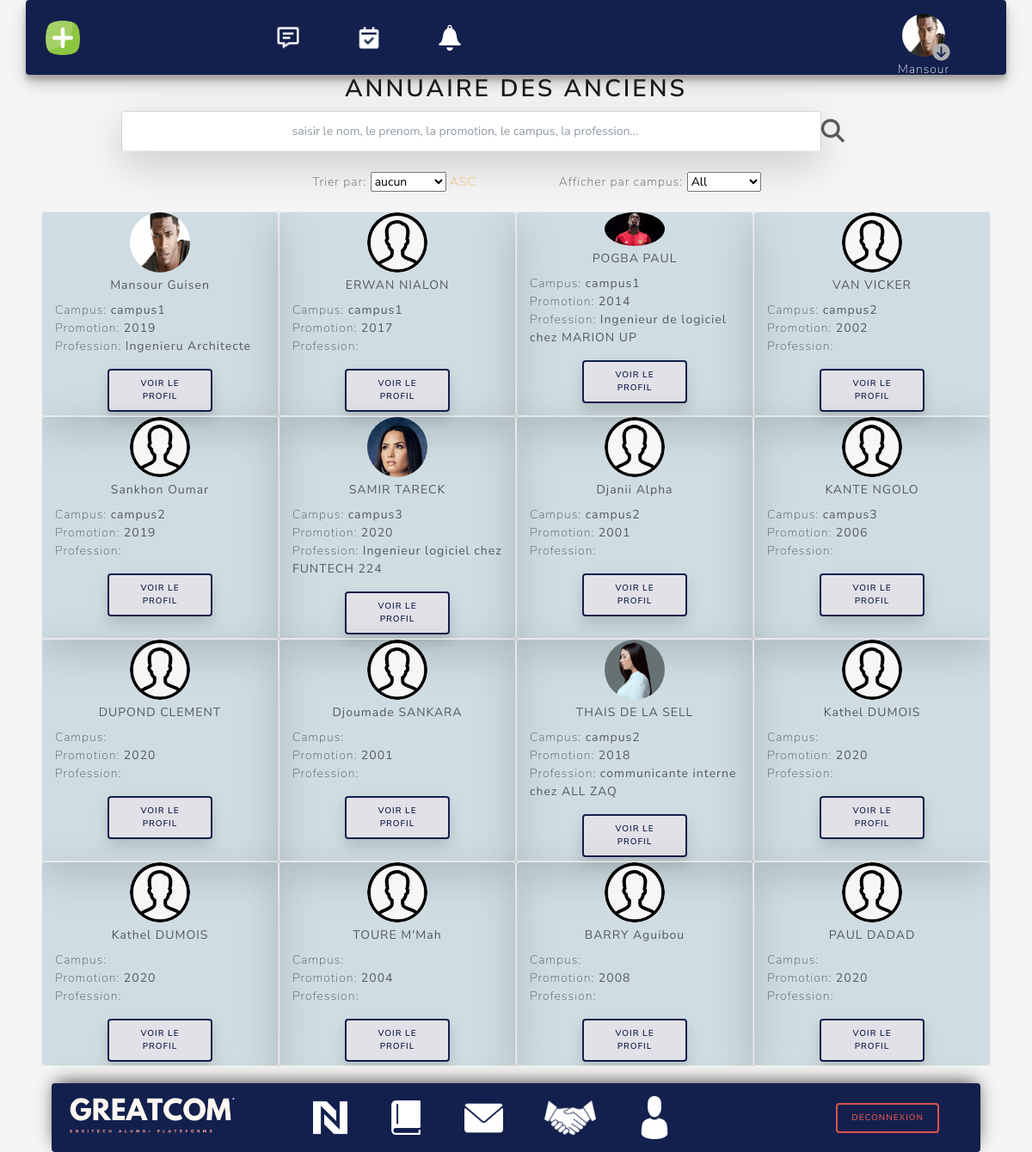
Page /vue/annuaire.php (signed in) on the committed database.
### tables this page shows
CREATE TABLE IF NOT EXISTS `utilisateur` (
  `id` int(30) NOT NULL AUTO_INCREMENT,
  `Photo` text,
  `Nom` varchar(255) DEFAULT NULL,
  `Prenom` varchar(255) DEFAULT NULL,
  `Mail` varchar(255) DEFAULT NULL,
  `Departement` int(11) DEFAULT NULL,
  `Annee_promotion` int(10) DEFAULT NULL,
  `profession` varchar(255) DEFAULT NULL,
  `campus` varchar(255) DEFAULT NULL,
  `Zone_de_texte` longtext,
  `Loginn` varchar(50) DEFAULT NULL,
  `Mdp` varchar(50) DEFAULT NULL,
  `Typee` enum('standard','admin') DEFAULT NULL,
  PRIMARY KEY (`id`)
);

### vue/annuaire.php (the view, shortened to what this page needs)
<!DOCTYPE html>
<html lang="fr">
<head>
    <link rel="stylesheet" href="https://cdn.jsdelivr.net/npm/bootswatch@4.5.2/dist/lux/bootstrap.min.css">
    <link rel="stylesheet" href="../styles/designY.css">
</head>
<body>
    <?php
    include_once('../partials/header.php');
    ?>
    <h2 class="text-center ">Annuaire des anciens </h2>
    <div class="container d-flex justify-content-center align-items-center ml-auto">
        <div class="  ml-5 d-flex justify-content-center align-items-center mb-2 w-100 ml-auto pl-5 ">
            <input type="search" placeholder="saisir le nom, le prenom, la promotion, le campus, la profession..." class="ml-5 form-control  text-center  shadow-lg border-bottom boder-dark  rounded  bg-light " id="myInput">
            <i class="fas fa-search w-25" style="font-size:27px"></i>
        </div>
    </div>
    <div class="ml-5 mt-3 d-flex justify-content-center align-items-center">
        <div class="mr-5" id="tri1">
            <label for="cars">Trier par: </label>
            <select id="tri_By">
                <option value="aucun">aucun</option>
            </select>
            <span class="text-warning">ASC</span>
        </div>
        <div class="ml-5" id="tri1">
            <label for="cars">Afficher par campus: </label>
            <select name="" id="show_by_campus">
                <option value="all_campus">All</option>
            </select>
        </div>
    </div>
    <div class="row annuaire_conten mx-5 my-3 overflow-auto h-100" id="annuaire_conten">
        <?php
        $stmt = $db->prepare("SELECT * FROM `utilisateur` ");
        $stmt->bindParam(':id_utlisateur_connecter', $id_user_conecter);
        $stmt->execute();
        $users_list = $stmt->fetchAll();
        foreach ($users_list as $row => $colonne) {
            $id_authe_user = $colonne['id'];
            $nom = $colonne['Nom'];
            $prenom = $colonne['Prenom'];
            $promotion = $colonne['Annee_promotion'];
            $campus = $colonne['campus'];
            $profession = $colonne['profession'];
            $profil = $colonne["Photo"];
            if (is_null($profil) or empty($profil)) {
                $profil = "../images/medias_users/profil_par_defaut.jpg";
            }
        ?>
            <div class="col-12 col-md-6 col-lg-4 col-xl-3  border shadow-lg pb-1 rounded memberAnnuaire">
                <div class="w-100 d-flex justify-content-center align-items-center">
                    <img src='<?= $profil ?>' class=' img-fluid UserProfil_qrs' alt='...'>
                </div>
                <span class="w-100 d-flex justify-content-center align-items-center mt-1 mb-2">
                    <strong><?= $nom . " " . $prenom ?></strong>
                </span>
                <p class="text-fluid d-flex flex-column">
                    <span>Campus: <strong><?= $campus ?></strong></span>
                    <span>Promotion: <strong><?= $promotion ?></strong></span>
                    <span>Profession: <strong><?= $profession ?></strong></span>
                </p>
                <a href="profli_consulter.php?id_user_consulter=<?= $id_authe_user ?>" class="btn btn-outline-info btn-sm btn-sm  d-flex w-50 justify-content-center align-items-center mx-auto shadow rounded Mbouton "> voir le profil</a>
            </div>
        <?php
        }
        ?>
    </div>
    <?php
    include_once('../partials/footer.php');
    ?>
</body>
</html>

### partials/header.php (shortened to what this page needs)
<?php
include_once("connectBDD.php");
$id_user_conecter = $_SESSION['id'];
$stmt = $db->prepare("SELECT * FROM `utilisateur` where `id`= :id_utlisateur ");
$stmt->bindParam(':id_utlisateur', $id_user_conecter);
$stmt->execute();
$colonne = $stmt->fetch();
$name_user_connect = $colonne['Nom'];
$profil_user_connect = $colonne['Photo'];
?>
<div class="container  w-100  d-flex  entete backgroundFirstPlan rounded">
    <div class="d-flex  w-100 p-2  justify-content-center align-items-center" id="mainNav">
        <img src="../images/logos/addPOST.png" data-toggle="modal" data-target="#staticBackdrop" type="button" alt="..." class="img-fluid btnPoster  " style="width:40px; height:40px" />
        <div class="w-50 d-flex lesIconDeHeader ">
            <span class=" p-2  rounded notifUser notifSMS " type="button">
                <img src="../images/ressourcesLogo/sms.png" alt="..." class="linkImageH img-fluid" style="width:30px" />
            </span>
            <span class=" p-2  mx-5 rounded  notifUser notifEVE " type="button">
                <img src="../images/ressourcesLogo/calendrier.png" alt="..." class="img-fluid linkImageH" style="width:30px" />
            </span>
            <span class=" p-2  rounded  notifUser notifAUtre " type="button">
                <img src="../images/ressourcesLogo/notificationL.png" alt="..." class="img-fluid linkImageH" style="width:30px" />
            </span>
        </div>
        <div class="btn_user_profil my-auto ml-auto  d-flex  flex-column justify-content-center align-items-center mr-5" type="button">
            <img src=" <?= $profil_user_connect; ?>" class=' img-fluid profil-post' alt='...'>
            <span class="text-light mt-1"> <?= $name_user_connect ?></span>
            <i class="fas fa-arrow-circle-down"></i>
        </div>
    </div>
</div>

### partials/footer.php (shortened to what this page needs)
<footer class=" mt-1">
    <nav class="navbar navbar-expand-lg text-light rounded backgroundFirstPlan">
        <a class="navbar-brand text-light" href="actualite.php"><img src="../images/logos/greatComLogo2.png" alt="..." class="  img-fluid" style="max-width:200px" /></a>
        <div class="collapse navbar-collapse  text-light" id="navbarColor01">
            <ul class="navbar-nav mr-auto">
                <li class="nav-item d-flex justify-content-center align-items-center ml-5">
                    <a class="nav-link  text-light" href="actualite.php"><img src="../images/ressourcesLogo/news1.png" class=" linkImageH img-fluid" alt="messagerie" style="width:40px" /></a>
                </li>
                <li class="nav-item d-flex justify-content-center align-items-center">
                    <a class="nav-link  text-light" href="annuaire.php"><img src="../images/ressourcesLogo/annuaire.png" class=" linkImageH img-fluid" alt="messagerie" style="width:40px" /></a>
                </li>
                <li class="nav-item d-flex justify-content-center align-items-center">
                    <a class="nav-link  text-light" href="ma_messagerie.php"><img src="../images/ressourcesLogo/messagerie2.png" class=" linkImageH img-fluid" alt="messagerie" style="width:45px" /></a>
                </li>
                <li class="nav-item d-flex justify-content-center align-items-center">
                    <a class="nav-link  text-light " href="forum.php"><img src="../images/ressourcesLogo/hand.png" class=" linkImageH img-fluid " alt="forum" style="width:60px" /></a>
                </li>
                <li class="nav-item  d-flex justify-content-center align-items-center">
                    <a class="nav-link  text-light" href="profil.php"><img src="../images/ressourcesLogo/bonhomme.png" class=" linkImageH img-fluid" alt="profil user" style="width:40px; height:50px;" /></a>
                </li>
            </ul>
            <div>
                <ul class="navbar-nav mr-auto">
                    <li class="nav-item">
                        <a class="btn btn-outline-danger btn-sm rounded " href="../partials/_logOut_user.php">Deconnexion</a>
                </ul>
            </div>
        </div>
    </nav>
</footer>

### styles/designY.css (style rules this page uses)
body { background: whitesmoke !important; }
.backgroundFirstPlan { background: #13204d !important; }
.profil-post { max-width: 50px !important; border-radius: 50%; }
.UserProfil_qrs { max-width: 70px !important; border-radius: 50%; }
ul { list-style: none; text-decoration: none; }
.btn_user_profil { width: 50px; }
.entete { height: 87px !important; box-shadow: rgba(0, 0, 0, 0.19) 0px 10px 20px, rgba(0, 0, 0, 0.23) 0px 6px 6px; }
.lesIconDeHeader { margin-left: 20% !important; }
.notifUser { position: relative; }
.btn_user_profil>i { margin-top: -40px; margin-left: 42px !important; font-size: 20px; color: #d7d8dd; filter: brightness(80%); }
nav { height: 80px !important; color: #dcdfe7 !important; box-shadow: 0 -5px 20px -5px #333; position: fixed !important; bottom: 0 !important; z-index: 200; margin-left: 5%; width: 90%; }
.Mbouton { border: 2px solid #13204d !important; background: rgb(226, 225, 231) !important; color: #13204d !important; }
.memberAnnuaire { background: #3d809d34 !important; animation: fadeIn 2s; -webkit-animation: fadeIn 2s; -moz-animation: fadeIn 2s; -o-animation: fadeIn 2s; -ms-animation: fadeIn 2s; }

### rows in the picture
utilisateur: Photo (picture), Nom "Mansour", Prenom "Guisen", campus "campus1", Annee_promotion "2019", profession "Ingenieru Architecte"
utilisateur: Nom "ERWAN", Prenom "NIALON", campus "campus1", Annee_promotion "2017"
utilisateur: Photo (picture), Nom "POGBA", Prenom "PAUL", campus "campus1", Annee_promotion "2014", profession "Ingenieur de logiciel chez MARION UP"
utilisateur: Nom "VAN", Prenom "VICKER", campus "campus2", Annee_promotion "2002"
utilisateur: Nom "Sankhon", Prenom "Oumar", campus "campus2", Annee_promotion "2019"
utilisateur: Photo (picture), Nom "SAMIR", Prenom "TARECK", campus "campus3", Annee_promotion "2020", profession "Ingenieur logiciel chez FUNTECH 224"
utilisateur: Nom "Djanii", Prenom "Alpha", campus "campus2", Annee_promotion "2001"
utilisateur: Nom "KANTE", Prenom "NGOLO", campus "campus3", Annee_promotion "2006"
utilisateur: Nom "DUPOND", Prenom "CLEMENT", Annee_promotion "2020"
utilisateur: Nom "Djoumade", Prenom "SANKARA", Annee_promotion "2001"
utilisateur: Photo (picture), Nom "THAIS", Prenom "DE LA SELL", campus "campus2", Annee_promotion "2018", profession "communicante interne chez ALL ZAQ"
utilisateur: Nom "Kathel", Prenom "DUMOIS", Annee_promotion "2020"
utilisateur: Nom "Kathel", Prenom "DUMOIS", Annee_promotion "2020"
utilisateur: Nom "TOURE", Prenom "M'Mah", Annee_promotion "2004"
utilisateur: Nom "BARRY", Prenom "Aguibou", Annee_promotion "2008"
utilisateur: Nom "PAUL", Prenom "DADAD", Annee_promotion "2020"
